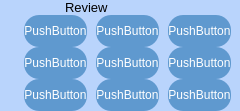
                        <widget class="QWidget" name="widget_44" native="true">
                         <property name="styleSheet">
                          <string notr="true">background-color:rgb(185, 212, 252);
border-radius : 15px</string>
                         </property>
                         <layout class="QVBoxLayout" name="verticalLayout_23">
                          <property name="spacing">
                           <number>0</number>
                          </property>
                          <property name="leftMargin">
                           <number>15</number>
                          </property>
                          <property name="topMargin">
                           <number>0</number>
                          </property>
                          <property name="rightMargin">
                           <number>0</number>
                          </property>
                          <property name="bottomMargin">
                           <number>0</number>
                          </property>
                          <item>
                           <widget class="QWidget" name="widget_53" native="true">
                            <property name="maximumSize">
                             <size>
                              <width>16777215</width>
                              <height>50</height>
                             </size>
                            </property>
                            <layout class="QHBoxLayout" name="horizontalLayout_28">
                             <property name="spacing">
                              <number>0</number>
                             </property>
                             <property name="leftMargin">
                              <number>0</number>
                             </property>
                             <property name="topMargin">
                              <number>0</number>
                             </property>
                             <property name="rightMargin">
                              <number>0</number>
                             </property>
                             <property name="bottomMargin">
                              <number>0</number>
                             </property>
                             <item>
                              <widget class="QLabel" name="label_55">
                               <property name="minimumSize">
                                <size>
                                 <width>50</width>
                                 <height>0</height>
                                </size>
                               </property>
                               <property name="maximumSize">
                                <size>
                                 <width>50</width>
                                 <height>16777215</height>
                                </size>
                               </property>
                               <property name="text">
                                <string/>
                               </property>
                               <property name="pixmap">
                                <pixmap>Image/startup--shop-rocket-launch-startup.png</pixmap>
                               </property>
                               <property name="alignment">
                                <set>Qt::AlignCenter</set>
                               </property>
                              </widget>
                             </item>
                             <item>
                              <widget class="QLabel" name="label_56">
                               <property name="font">
                                <font>
                                 <pointsize>10</pointsize>
                                </font>
                               </property>
                               <property name="text">
                                <string>Review</string>
                               </property>
                              </widget>
                             </item>
                            </layout>
                           </widget>
                          </item>
                          <item>
                           <widget class="QWidget" name="widget_58" native="true">
                            <layout class="QVBoxLayout" name="verticalLayout_24">
                             <property name="spacing">
                              <number>0</number>
                             </property>
                             <property name="leftMargin">
                              <number>0</number>
                             </property>
                             <property name="topMargin">
                              <number>0</number>
                             </property>
                             <property name="rightMargin">
                              <number>0</number>
                             </property>
                             <property name="bottomMargin">
                              <number>0</number>
                             </property>
                             <item>
                              <widget class="QWidget" name="widget_60" native="true">
                               <layout class="QHBoxLayout" name="horizontalLayout_29">
                                <property name="spacing">
                                 <number>9</number>
                                </property>
                                <property name="leftMargin">
                                 <number>9</number>
                                </property>
                                <property name="topMargin">
                                 <number>0</number>
                                </property>
                                <property name="rightMargin">
                                 <number>9</number>
                                </property>
                                <property name="bottomMargin">
                                 <number>0</number>
                                </property>
                                <item>
                                 <widget class="QPushButton" name="pushButton_4">
                                  <property name="minimumSize">
                                   <size>
                                    <width>0</width>
                                    <height>32</height>
                                   </size>
                                  </property>
                                  <property name="cursor">
                                   <cursorShape>PointingHandCursor</cursorShape>
                                  </property>
                                  <property name="styleSheet">
                                   <string notr="true">color : rgb(255, 255, 255);
background-color : rgb(95, 153, 207);
border-radius : 15px</string>
                                  </property>
                                  <property name="text">
                                   <string>PushButton</string>
                                  </property>
                                 </widget>
                                </item>
                                <item>
                                 <widget class="QPushButton" name="pushButton_2">
                                  <property name="minimumSize">
                                   <size>
                                    <width>0</width>
                                    <height>32</height>
                                   </size>
                                  </property>
                                  <property name="cursor">
                                   <cursorShape>PointingHandCursor</cursorShape>
                                  </property>
                                  <property name="styleSheet">
                                   <string notr="true">color : rgb(255, 255, 255);
background-color : rgb(95, 153, 207);
border-radius : 15px</string>
                                  </property>
                                  <property name="text">
                                   <string>PushButton</string>
                                  </property>
                                 </widget>
                                </item>
                                <item>
                                 <widget class="QPushButton" name="pushButton">
                                  <property name="minimumSize">
                                   <size>
                                    <width>0</width>
                                    <height>32</height>
                                   </size>
                                  </property>
                                  <property name="cursor">
                                   <cursorShape>PointingHandCursor</cursorShape>
                                  </property>
                                  <property name="styleSheet">
                                   <string notr="true">color : rgb(255, 255, 255);
background-color : rgb(95, 153, 207);
border-radius : 15px</string>
                                  </property>
                                  <property name="text">
                                   <string>PushButton</string>
                                  </property>
                                 </widget>
                                </item>
                               </layout>
                              </widget>
                             </item>
                             <item>
                              <widget class="QWidget" name="widget_61" native="true">
                               <layout class="QHBoxLayout" name="horizontalLayout_30">
                                <property name="spacing">
                                 <number>9</number>
                                </property>
                                <property name="leftMargin">
                                 <number>9</number>
                                </property>
                                <property name="topMargin">
                                 <number>0</number>
                                </property>
                                <property name="rightMargin">
                                 <number>9</number>
                                </property>
                                <property name="bottomMargin">
                                 <number>0</number>
                                </property>
                                <item>
                                 <widget class="QPushButton" name="pushButton_8">
                                  <property name="minimumSize">
                                   <size>
                                    <width>0</width>
                                    <height>32</height>
                                   </size>
                                  </property>
                                  <property name="cursor">
                                   <cursorShape>PointingHandCursor</cursorShape>
                                  </property>
                                  <property name="styleSheet">
                                   <string notr="true">color : rgb(255, 255, 255);
background-color : rgb(95, 153, 207);
border-radius : 15px</string>
                                  </property>
                                  <property name="text">
                                   <string>PushButton</string>
                                  </property>
                                 </widget>
                                </item>
                                <item>
                                 <widget class="QPushButton" name="pushButton_7">
                                  <property name="minimumSize">
                                   <size>
                                    <width>0</width>
                                    <height>32</height>
                                   </size>
                                  </property>
                                  <property name="cursor">
                                   <cursorShape>PointingHandCursor</cursorShape>
                                  </property>
                                  <property name="styleSheet">
                                   <string notr="true">color : rgb(255, 255, 255);
background-color : rgb(95, 153, 207);
border-radius : 15px</string>
                                  </property>
                                  <property name="text">
                                   <string>PushButton</string>
                                  </property>
                                 </widget>
                                </item>
                                <item>
                                 <widget class="QPushButton" name="pushButton_5">
                                  <property name="minimumSize">
                                   <size>
                                    <width>0</width>
                                    <height>32</height>
                                   </size>
                                  </property>
                                  <property name="cursor">
                                   <cursorShape>PointingHandCursor</cursorShape>
                                  </property>
                                  <property name="styleSheet">
                                   <string notr="true">color : rgb(255, 255, 255);
background-color : rgb(95, 153, 207);
border-radius : 15px</string>
                                  </property>
                                  <property name="text">
                                   <string>PushButton</string>
                                  </property>
                                 </widget>
                                </item>
                               </layout>
                              </widget>
                             </item>
                             <item>
                              <widget class="QWidget" name="widget_62" native="true">
                               <layout class="QHBoxLayout" name="horizontalLayout_31">
                                <property name="spacing">
                                 <number>0</number>
                                </property>
                                <property name="leftMargin">
                                 <number>0</number>
                                </property>
                                <property name="topMargin">
                                 <number>0</number>
                                </property>
                                <property name="rightMargin">
                                 <number>0</number>
                                </property>
                                <property name="bottomMargin">
                                 <number>0</number>
                                </property>
                                <item>
                                 <widget class="QWidget" name="widget_65" native="true">
                                  <layout class="QHBoxLayout" name="horizontalLayout_34">
                                   <property name="spacing">
                                    <number>9</number>
                                   </property>
                                   <property name="leftMargin">
                                    <number>9</number>
                                   </property>
                                   <property name="topMargin">
                                    <number>0</number>
                                   </property>
                                   <property name="rightMargin">
                                    <number>9</number>
                                   </property>
                                   <property name="bottomMargin">
                                    <number>0</number>
                                   </property>
                                   <item>
                                    <widget class="QPushButton" name="pushButton_9">
                                     <property name="minimumSize">
                                      <size>
                                       <width>0</width>
                                       <height>32</height>
                                      </size>
                                     </property>
                                     <property name="cursor">
                                      <cursorShape>PointingHandCursor</cursorShape>
                                     </property>
                                     <property name="styleSheet">
                                      <string notr="true">color : rgb(255, 255, 255);
background-color : rgb(95, 153, 207);
border-radius : 15px</string>
                                     </property>
                                     <property name="text">
                                      <string>PushButton</string>
                                     </property>
                                    </widget>
                                   </item>
                                   <item>
                                    <widget class="QPushButton" name="pushButton_10">
                                     <property name="minimumSize">
                                      <size>
                                       <width>0</width>
                                       <height>32</height>
                                      </size>
                                     </property>
                                     <property name="cursor">
                                      <cursorShape>PointingHandCursor</cursorShape>
                                     </property>
                                     <property name="styleSheet">
                                      <string notr="true">color : rgb(255, 255, 255);
background-color : rgb(95, 153, 207);
border-radius : 15px</string>
                                     </property>
                                     <property name="text">
                                      <string>PushButton</string>
                                     </property>
                                    </widget>
                                   </item>
                                   <item>
                                    <widget class="QPushButton" name="pushButton_11">
                                     <property name="minimumSize">
                                      <size>
                                       <width>0</width>
                                       <height>32</height>
                                      </size>
                                     </property>
                                     <property name="cursor">
                                      <cursorShape>PointingHandCursor</cursorShape>
                                     </property>
                                     <property name="styleSheet">
                                      <string notr="true">color : rgb(255, 255, 255);
background-color : rgb(95, 153, 207);
border-radius : 15px</string>
                                     </property>
                                     <property name="text">
                                      <string>PushButton</string>
                                     </property>
                                    </widget>
                                   </item>
                                  </layout>
                                 </widget>
                                </item>
                               </layout>
                              </widget>
                             </item>
                            </layout>
                           </widget>
                          </item>
                          <item>
                           <widget class="QWidget" name="widget_59" native="true">
                            <property name="maximumSize">
                             <size>
                              <width>16777215</width>
                              <height>40</height>
                             </size>
                            </property>
                           </widget>
                          </item>
                         </layout>
                        </widget>
